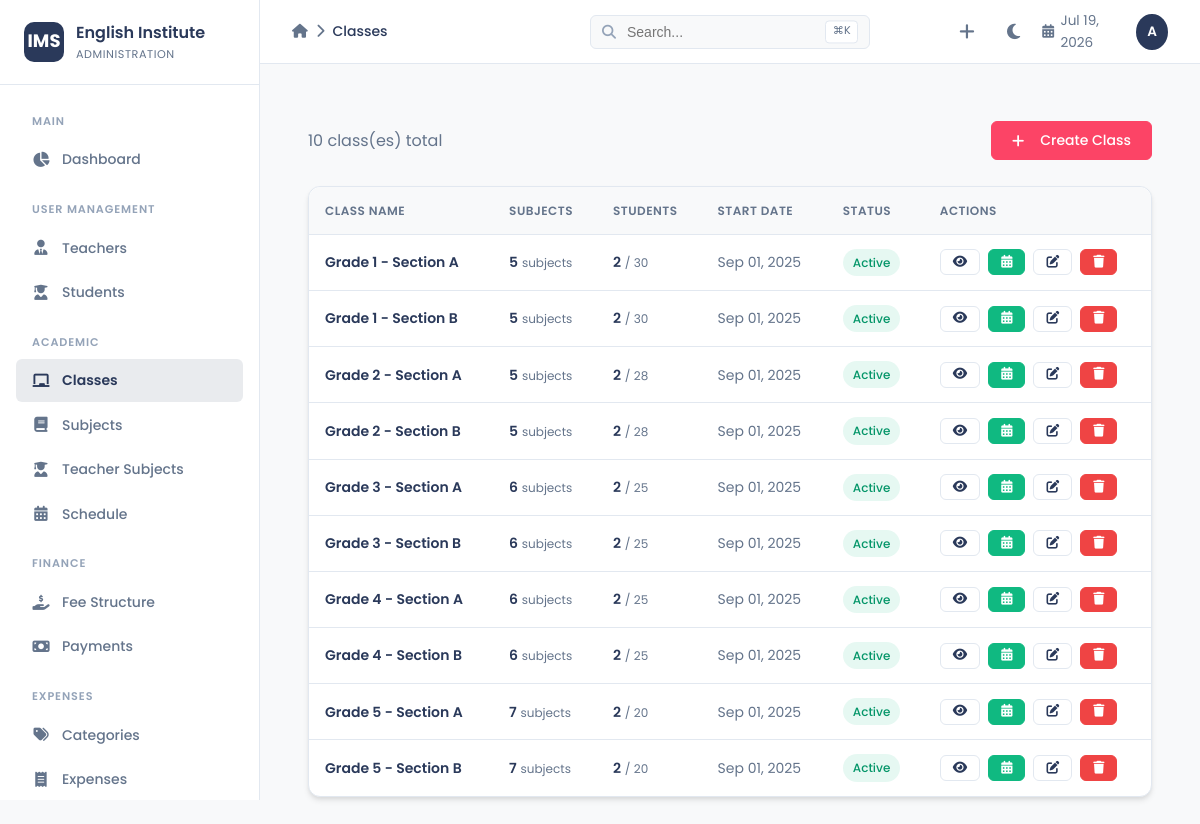
Page /classes.php (signed in) on the committed database.
### tables this page shows
CREATE TABLE IF NOT EXISTS classes (
    id INT PRIMARY KEY AUTO_INCREMENT,
    name VARCHAR(100) NOT NULL,
    start_date DATE NOT NULL,
    end_date DATE,
    max_students INT DEFAULT 30,
    status ENUM('active', 'archived', 'completed') DEFAULT 'active',
    INDEX (status),
    INDEX (start_date)
);

### config.php (called while the page is built, shortened)
<?php
function getDB() {
    static $db = null;
    if ($db === null) {
        try {
            $db = new PDO(
                'mysql:host=' . DB_HOST . ';dbname=' . DB_NAME . ';charset=utf8mb4',
                DB_USER,
                DB_PASS,
                [
                    PDO::ATTR_ERRMODE => PDO::ERRMODE_EXCEPTION,
                    PDO::ATTR_DEFAULT_FETCH_MODE => PDO::FETCH_ASSOC,
                    PDO::ATTR_EMULATE_PREPARES => false,
                ]
            );
        } catch (PDOException $e) {
            die('Database connection failed: ' . $e->getMessage());
        }
    }
    return $db;
}
function getSetting($key, $default = '') {
    static $cache = null;
    if ($cache === null) {
        $db = getDB();
        $cache = [];
        foreach ($db->query("SELECT setting_key, setting_value FROM settings")->fetchAll() as $row) {
            $cache[$row['setting_key']] = $row['setting_value'];
        }
    }
    return $cache[$key] ?? $default;
}
function getAppName() {
    return getSetting('institute_name', 'English Institute');
}
function getAppLogo() {
    $logo = getSetting('logo_filename', '');
    return null;
}

### classes.php (the view, shortened to what this page needs)
<?php
require_once 'config.php';
$db = getDB();
$classes = $db->query("
    SELECT c.id, c.name, c.status, c.start_date, c.max_students,
           (SELECT COUNT(*) FROM students WHERE current_class_id=c.id) as student_count,
           (SELECT COUNT(DISTINCT cs.subject_id) FROM class_subjects cs WHERE cs.class_id=c.id AND cs.status='active') as subject_count
    FROM classes c
    ORDER BY c.status ASC, c.name
")->fetchAll();
require_once 'header.php';
?>
<div class="d-flex align-center justify-between mb-4">
    <p class="text-muted"><?= count($classes) ?> class(es) total</p>
    <a href="class_create.php" class="btn btn-primary"><i class="fas fa-plus mr-2"></i>Create Class</a>
</div>
<div class="card">
    <div class="table-wrapper">
        <table class="table">
            <thead>
                <tr><th>Class Name</th><th>Subjects</th><th>Students</th><th>Start Date</th><th>Status</th><th>Actions</th></tr>
            </thead>
            <tbody>
                <?php foreach ($classes as $c): ?>
                    <tr>
                        <td class="font-semibold"><?= htmlspecialchars($c['name']) ?></td>
                        <td>
                            <span class="font-semibold"><?= $c['subject_count'] ?></span>
                            <span class="text-muted text-xs">subject<?= $c['subject_count']!=1?'s':'' ?></span>
                        </td>
                        <td>
                            <span class="font-semibold"><?= $c['student_count'] ?></span>
                            <span class="text-muted text-xs">/ <?= $c['max_students'] ?></span>
                        </td>
                        <td class="text-muted"><?= date('M d, Y', strtotime($c['start_date'])) ?></td>
                        <td><span class="badge <?= $c['status']==='active' ? 'badge-success' : ($c['status']==='completed' ? 'badge-primary' : 'badge-secondary') ?>"><?= ucfirst($c['status']) ?></span></td>
                        <td>
                            <div class="d-flex gap-2">
                                <a href="class_view.php?id=<?= $c['id'] ?>" class="btn btn-sm btn-outline" title="View"><i class="fas fa-eye"></i></a>
                                <a href="class_schedule.php?class_id=<?= $c['id'] ?>" class="btn btn-sm btn-success" title="Schedule"><i class="fas fa-calendar-alt"></i></a>
                                <a href="class_edit.php?id=<?= $c['id'] ?>" class="btn btn-sm btn-outline" title="Edit"><i class="fas fa-edit"></i></a>
                                <a href="class_delete.php?id=<?= $c['id'] ?>" class="btn btn-sm btn-danger" onclick="return confirm('Delete this class?')" title="Delete"><i class="fas fa-trash"></i></a>
                            </div>
                        </td>
                    </tr>
                <?php endforeach; ?>
            </tbody>
        </table>
    </div>
</div>
<?php require_once 'footer.php'; ?>

### header.php (shortened to what this page needs)
<?php
require_once 'config.php';
$currentPage = basename($_SERVER['PHP_SELF']);
$app_name = getAppName();
$app_logo = getAppLogo();
$current_user = $_SESSION['username'] ?? 'User';
?>
<!DOCTYPE html>
<html lang="en" data-theme="light">
<head>
    <link rel="stylesheet" href="https://cdnjs.cloudflare.com/ajax/libs/font-awesome/6.4.0/css/all.min.css">
    <link rel="stylesheet" href="css/design-system.css?v=<?= time() ?>">
</head>
<body>
    <div id="app-wrapper">
        <aside id="sidebar">
            <div class="sidebar-header">
                <div class="sidebar-logo">
                    <?php if ($app_logo): ?>
                        <img src="<?= htmlspecialchars($app_logo) ?>" alt="Logo" style="max-width:100%; max-height:100%; object-fit:contain;">
                    <?php else: ?>
                        IMS
                    <?php endif; ?>
                </div>
                <div class="sidebar-title">
                    <span class="name"><?= htmlspecialchars($app_name) ?></span>
                    <span class="subtitle">Administration</span>
                </div>
            </div>
            <nav class="sidebar-nav">
                <div class="nav-section">
                    <div class="nav-section-title">Main</div>
                    <a href="index.php" class="nav-link <?= $currentPage=='index.php' ? 'active' : '' ?>">
                        <i class="fas fa-chart-pie"></i><span>Dashboard</span>
                    </a>
                </div>
                <div class="nav-section">
                    <div class="nav-section-title">User Management</div>
                    <a href="teachers.php" class="nav-link <?= in_array($currentPage, ['teachers.php','teacher_create.php','teacher_edit.php']) ? 'active' : '' ?>">
                        <i class="fas fa-user-tie"></i><span>Teachers</span>
                    </a>
                    <a href="students.php" class="nav-link <?= $currentPage=='students.php' ? 'active' : '' ?>">
                        <i class="fas fa-user-graduate"></i><span>Students</span>
                    </a>
                </div>
                <div class="nav-section">
                    <div class="nav-section-title">Academic</div>
                    <a href="classes.php" class="nav-link <?= in_array($currentPage, ['classes.php','class_create.php','class_edit.php','class_view.php']) ? 'active' : '' ?>">
                        <i class="fas fa-chalkboard"></i><span>Classes</span>
                    </a>
                    <a href="subjects.php" class="nav-link <?= $currentPage=='subjects.php' ? 'active' : '' ?>">
                        <i class="fas fa-book"></i><span>Subjects</span>
                    </a>
                    <a href="teacher_subjects.php" class="nav-link <?= $currentPage=='teacher_subjects.php' ? 'active' : '' ?>">
                        <i class="fas fa-user-graduate"></i><span>Teacher Subjects</span>
                    </a>
                    <a href="class_schedule.php" class="nav-link <?= $currentPage=='class_schedule.php' ? 'active' : '' ?>">
                        <i class="fas fa-calendar-alt"></i><span>Schedule</span>
                    </a>
                </div>
                <div class="nav-section">
                    <div class="nav-section-title">Finance</div>
                    <a href="fee_structures.php" class="nav-link <?= $currentPage=='fee_structures.php' ? 'active' : '' ?>">
                        <i class="fas fa-hand-holding-usd"></i><span>Fee Structure</span>
                    </a>
                    <a href="fee_payments.php" class="nav-link <?= in_array($currentPage, ['fee_payments.php','receipt.php']) ? 'active' : '' ?>">
                        <i class="fas fa-money-bill"></i><span>Payments</span>
                    </a>
                </div>
                <div class="nav-section">
                    <div class="nav-section-title">Expenses</div>
                    <a href="expense_categories.php" class="nav-link <?= $currentPage=='expense_categories.php' ? 'active' : '' ?>">
                        <i class="fas fa-tags"></i><span>Categories</span>
                    </a>
                    <a href="expenses.php" class="nav-link <?= $currentPage=='expenses.php' ? 'active' : '' ?>">
                        <i class="fas fa-receipt"></i><span>Expenses</span>
                    </a>
                </div>
            </nav>
        </aside>
        <div id="page-content">
            <header class="page-header">
                <div class="header-left">
                    <nav class="breadcrumbs">
                        <a href="index.php"><i class="fas fa-home"></i></a>
                        <i class="fas fa-chevron-right"></i>
                        <span class="current"><?php
                            $titles = [
                                'index.php'=>'Dashboard','classes.php'=>'Classes','class_create.php'=>'Create Class',
                                'class_edit.php'=>'Edit Class','class_view.php'=>'Class Details',
                                'students.php'=>'Students','timeslots.php'=>'Time Slots','teachers.php'=>'Teachers',
                                'teacher_create.php'=>'Add Teacher','teacher_edit.php'=>'Edit Teacher',
                                'fee_structures.php'=>'Fee Structure','fee_payments.php'=>'Payments','receipt.php'=>'Receipt',
                                'expense_categories.php'=>'Expense Categories','expenses.php'=>'Expenses',
                                'salary_payments.php'=>'Salary Payments',
                                'finance_report.php'=>'Finance Report',
                                'reports.php'=>'Reports','settings.php'=>'Settings','users.php'=>'Users',
                                'subjects.php'=>'Subjects','teacher_subjects.php'=>'Teacher Subjects',
                                'class_schedule.php'=>'Schedule'
                            ];
                            echo $titles[$currentPage] ?? 'Dashboard';
                        ?></span>
                    </nav>
                </div>
                <div class="header-center">
                    <div class="header-search">
                        <i class="fas fa-search"></i>
                        <input type="text" id="globalSearch" placeholder="Search..." autocomplete="off">
                        <kbd>⌘K</kbd>
                    </div>
                </div>
                <div class="header-right">
                    <div class="quick-add-dropdown">
                        <button class="header-icon-btn" id="quickAddBtn" title="Quick Add">
                            <i class="fas fa-plus"></i>
                        </button>
                    </div>
                    <button class="header-icon-btn" id="themeToggle" title="Toggle Theme">
                        <i class="fas fa-moon"></i>
                    </button>
                    <div class="header-date">
                        <i class="fas fa-calendar-alt"></i>
                        <span><?= date('M d, Y') ?></span>
                    </div>
                    <div class="header-avatar">
                        <?= strtoupper(substr($current_user, 0, 1)) ?>
                    </div>
                </div>
            </header>
            <main class="page-content">

### footer.php (shortened to what this page needs)
            </main>
        </div>
    </div>
</body>
</html>

### rows in the picture
classes: name "Grade 1 - Section A", subject_count "5", student_count "2", max_students "30", start_date "Sep 01, 2025", status "Active"
classes: name "Grade 1 - Section B", subject_count "5", student_count "2", max_students "30", start_date "Sep 01, 2025", status "Active"
classes: name "Grade 2 - Section A", subject_count "5", student_count "2", max_students "28", start_date "Sep 01, 2025", status "Active"
classes: name "Grade 2 - Section B", subject_count "5", student_count "2", max_students "28", start_date "Sep 01, 2025", status "Active"
classes: name "Grade 3 - Section A", subject_count "6", student_count "2", max_students "25", start_date "Sep 01, 2025", status "Active"
classes: name "Grade 3 - Section B", subject_count "6", student_count "2", max_students "25", start_date "Sep 01, 2025", status "Active"
classes: name "Grade 4 - Section A", subject_count "6", student_count "2", max_students "25", start_date "Sep 01, 2025", status "Active"
classes: name "Grade 4 - Section B", subject_count "6", student_count "2", max_students "25", start_date "Sep 01, 2025", status "Active"
classes: name "Grade 5 - Section A", subject_count "7", student_count "2", max_students "20", start_date "Sep 01, 2025", status "Active"
classes: name "Grade 5 - Section B", subject_count "7", student_count "2", max_students "20", start_date "Sep 01, 2025", status "Active"

### other values in the picture
$app_name "English Institute"
$titles[$currentPage] "Classes"
substr($current_user, 0, 1) "A"
count($classes) "10"
